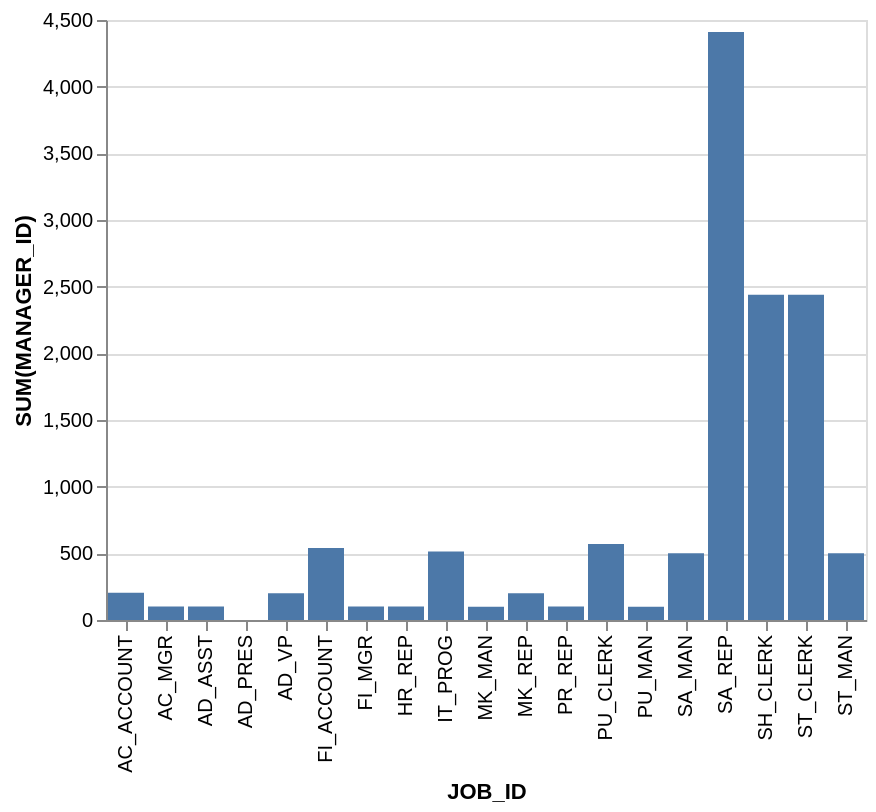

Write the Vega-Lite specification saved for this chart.
### Vega-Lite specification from a JSON file in a GitHub repository (floating-point values rounded to 4 significant figures)
{"data": {"values": [{"x_data": "AC_ACCOUNT", "y_data": 205}, {"x_data": "AC_MGR", "y_data": 101}, {"x_data": "AD_ASST", "y_data": 101}, {"x_data": "AD_PRES", "y_data": 0}, {"x_data": "AD_VP", "y_data": 200}, {"x_data": "FI_ACCOUNT", "y_data": 540}, {"x_data": "FI_MGR", "y_data": 101}, {"x_data": "HR_REP", "y_data": 101}, {"x_data": "IT_PROG", "y_data": 514}, {"x_data": "MK_MAN", "y_data": 100}, {"x_data": "MK_REP", "y_data": 201}, {"x_data": "PR_REP", "y_data": 101}, {"x_data": "PU_CLERK", "y_data": 570}, {"x_data": "PU_MAN", "y_data": 100}, {"x_data": "SA_MAN", "y_data": 500}, {"x_data": "SA_REP", "y_data": 4410}, {"x_data": "SH_CLERK", "y_data": 2440}, {"x_data": "ST_CLERK", "y_data": 2440}, {"x_data": "ST_MAN", "y_data": 500}]}, "mark": "bar", "encoding": {"x": {"field": "x_data", "type": "nominal", "title": "JOB_ID", "sort": "ascending"}, "y": {"field": "y_data", "type": "quantitative", "title": "SUM(MANAGER_ID)"}}}
